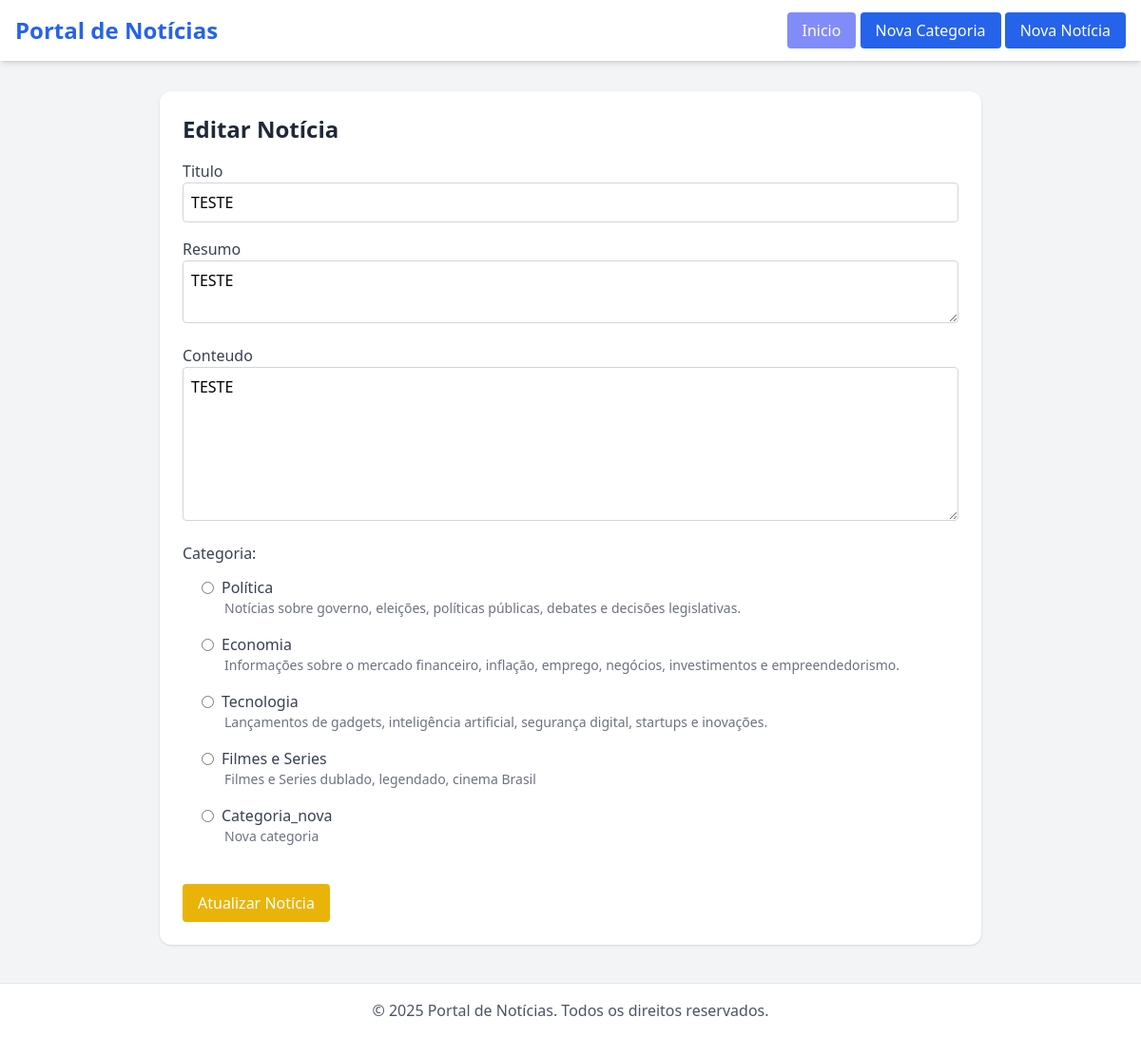
Screenshot of /FRONTEND/editar.php?ID=9 with the database file from the repository.
### tables this page shows
CREATE TABLE IF NOT EXISTS `tabela_noticias` (
  `ID` int NOT NULL AUTO_INCREMENT,
  `Titulo` varchar(300) DEFAULT NULL,
  `Resumo` varchar(500) DEFAULT NULL,
  `Conteudo` varchar(700) DEFAULT NULL,
  `Data` date DEFAULT NULL,
  `Categoria_ID` int DEFAULT NULL,
  PRIMARY KEY (`ID`),
  KEY `Categoria_CHAVE` (`Categoria_ID`),
  CONSTRAINT `Categoria_CHAVE` FOREIGN KEY (`Categoria_ID`) REFERENCES `categoria_noticia` (`Categoria_ID`)
);

CREATE TABLE IF NOT EXISTS `categoria_noticia` (
  `Categoria_ID` int NOT NULL AUTO_INCREMENT,
  `Categoria` varchar(50) DEFAULT NULL,
  `Sobre` varchar(250) DEFAULT NULL,
  PRIMARY KEY (`Categoria_ID`)
);

### FRONTEND/editar.php (the view, shortened to what this page needs)
<?php include '../BACKEND/conexao.php'; ?>
<!DOCTYPE html>
<html lang="pt-BR">
<head>
  <script src="https://cdn.tailwindcss.com"></script>
</head>
<body class="bg-gray-100 font-sans">
   <header class="bg-white shadow-md p-4 flex items-center justify-between">
    <h1 class="text-2xl font-bold text-blue-600">Portal de Notícias</h1>
    <div>
    <a href="index.php" class="bg-indigo-400 text-white px-4 py-2 rounded hover:bg-blue-700 transition">Inicio</a>
    <a href="adicionar_categoria.php" class="bg-blue-600 text-white px-4 py-2 rounded hover:bg-blue-700 transition">Nova Categoria</a>
    <a href="adicionar.php" class="bg-blue-600 text-white px-4 py-2 rounded hover:bg-blue-700 transition">Nova Notícia</a>
    </div>
  </header>
  <main class="max-w-4xl mx-auto mt-8 px-4">
    <section class="bg-white rounded-xl shadow p-6 mb-6">
      <h2 class="text-2xl font-bold text-gray-800 mb-4">Editar Notícia</h2>
      <form action="../BACKEND/acoes.php" method="POST" class="space-y-4">
                <?php
                    $ID = $_GET['ID'];
                    $sql = "SELECT * FROM tabela_noticias WHERE ID = $ID";
                    $dados = mysqli_query($conexao, $sql);
                    $dados_liquido = mysqli_fetch_assoc($dados);
                    $titulo =$dados_liquido['Titulo'];
                    $resumo = $dados_liquido['Resumo'];
                    $conteudo = $dados_liquido['Conteudo'];
                ?>
        <div>
          <label class="block text-gray-700">Titulo</label>
          <input type="text" name="titulo" value="<?= $titulo?>" class="w-full border border-gray-300 rounded p-2" required>
        </div>
        <div>
          <label class="block text-gray-700">Resumo</label>
          <textarea name="resumo" class="w-full border border-gray-300 rounded p-2" required><?= $resumo ?></textarea>
        </div>
        <div>
          <label class="block text-gray-700">Conteudo</label>
          <textarea name="conteudo" rows="6" class="w-full border border-gray-300 rounded p-2" required><?= $conteudo ?></textarea>
        </div>
          <div>
            <label class="block text-gray-700">Categoria: </label>
            <div class="flex flex-col gap-4 ml-5 mt-3">
              <?php
                $sql = "SELECT * FROM categoria_noticia";
                $dados = mysqli_query($conexao, $sql);
                if (mysqli_num_rows($dados) > 0) {
                  foreach($dados as $categoria) {
                    $nome = $categoria['Categoria'];
                    $sobre = $categoria['Sobre'];
                    $ID = $categoria['Categoria_ID'];
              ?>
                <div>
                  <label class="flex items-center space-x-2">
                    <input type="radio" name="categoria_id" value="<?= $ID ?>" class="border border-gray-300 rounded p-2">
                    <span class="text-gray-700 font-medium"><?= $nome ?></span>
                  </label>
                  <p class="text-gray-500 ml-6 text-sm"><?= $sobre ?></p>
                </div>
              <?php
                  }
                }
              ?>
            </div>
        <button type="submit" class="bg-yellow-500 text-white px-4 py-2 rounded hover:bg-yellow-600 transition mt-10" name="editar">Atualizar Notícia</button>
      </form>
    </section>
  </main>
  <footer class="bg-white mt-10 text-center text-gray-600 py-4 border-t">
    &copy; 2025 Portal de Notícias. Todos os direitos reservados.
  </footer>
</body>
</html>

### rows the page displays
tabela_noticias: titulo "TESTE", resumo "TESTE", conteudo "TESTE"
categoria_noticia: Categoria "Política", Sobre "Notícias sobre governo, eleições, políticas públicas, debates e decisões legislativas."
categoria_noticia: Categoria "Economia", Sobre "Informações sobre o mercado financeiro, inflação, emprego, negócios, investimentos e empreendedorismo."
categoria_noticia: Categoria "Tecnologia", Sobre "Lançamentos de gadgets, inteligência artificial, segurança digital, startups e inovações."
categoria_noticia: Categoria "Filmes e Series", Sobre "Filmes e Series dublado, legendado, cinema Brasil"
categoria_noticia: Categoria "Categoria_nova", Sobre "Nova categoria"
